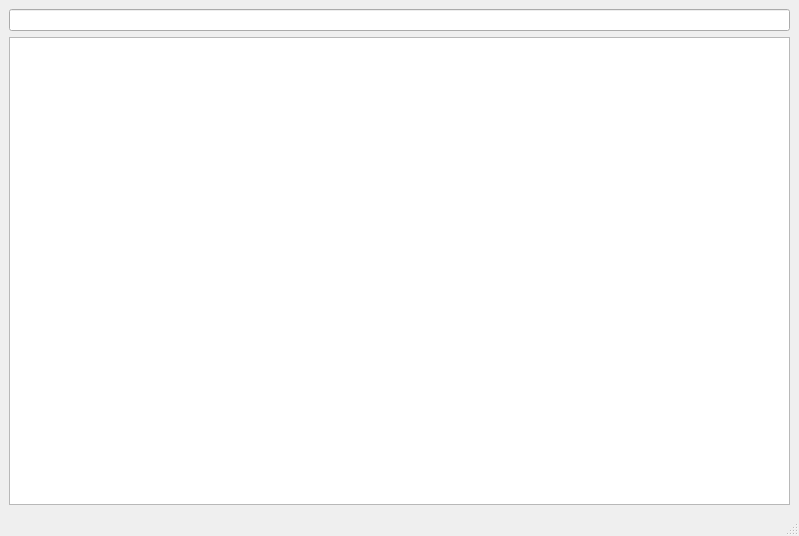
<?xml version="1.0" encoding="UTF-8"?>
<ui version="4.0">
 <class>MainWindow</class>
 <widget class="QMainWindow" name="MainWindow">
  <property name="geometry">
   <rect>
    <x>0</x>
    <y>0</y>
    <width>799</width>
    <height>536</height>
   </rect>
  </property>
  <property name="windowTitle">
   <string>MainWindow</string>
  </property>
  <widget class="QWidget" name="centralwidget">
   <layout class="QHBoxLayout" name="horizontalLayout">
    <item>
     <layout class="QVBoxLayout" name="verticalLayout" stretch="1,7">
      <item>
       <widget class="QLineEdit" name="lineEdit">
        <property name="sizePolicy">
         <sizepolicy hsizetype="Expanding" vsizetype="Fixed">
          <horstretch>0</horstretch>
          <verstretch>0</verstretch>
         </sizepolicy>
        </property>
       </widget>
      </item>
      <item>
       <widget class="myTableView" name="tableView">
        <property name="sizePolicy">
         <sizepolicy hsizetype="Expanding" vsizetype="Expanding">
          <horstretch>0</horstretch>
          <verstretch>0</verstretch>
         </sizepolicy>
        </property>
       </widget>
      </item>
     </layout>
    </item>
   </layout>
  </widget>
  <widget class="QMenuBar" name="menubar">
   <property name="geometry">
    <rect>
     <x>0</x>
     <y>0</y>
     <width>799</width>
     <height>26</height>
    </rect>
   </property>
  </widget>
  <widget class="QStatusBar" name="statusbar"/>
 </widget>
 <customwidgets>
  <customwidget>
   <class>myTableView</class>
   <extends>QTableView</extends>
   <header>mytableview.h</header>
  </customwidget>
 </customwidgets>
 <resources/>
 <connections/>
</ui>
